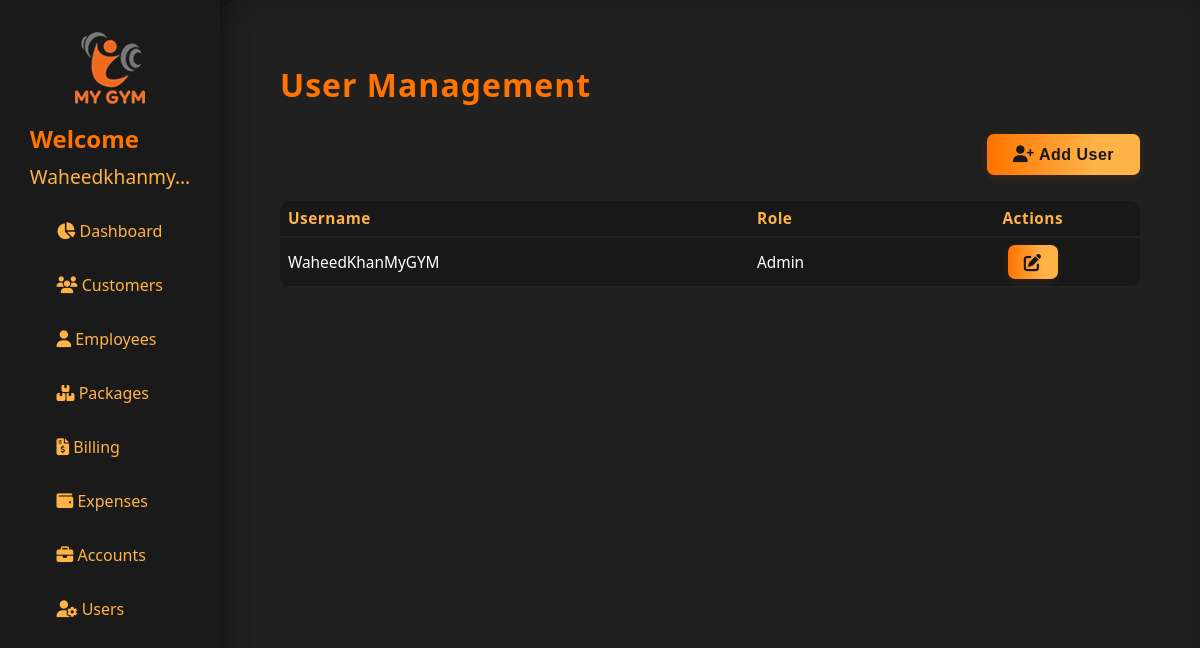
Screenshot of /users (signed in) with the database file from the repository.
### models.py (models this page shows, shortened)
class User(UserMixin, db.Model):
    id = db.Column(db.Integer, primary_key=True)
    username = db.Column(db.String(80), unique=True, nullable=False)
    password_hash = db.Column(db.String(128))
    thumb_id = db.Column(db.String(100))
    role_id = db.Column(db.String(100))
    created_at = db.Column(db.DateTime, default=datetime.utcnow)
    updated_at = db.Column(db.DateTime, default=datetime.utcnow, onupdate=datetime.utcnow)

### app.py (the view)
@app.route('/users')
def users():
    all_users = User.query.all()
    return render_template('user_management.html', users=all_users)

### app.py (called while the page is built)
@login_manager.user_loader
def load_user(user_id):
    return db.session.get(User, int(user_id))

### templates/user_management.html (shortened to what this page needs)
<head>
    {% block head %}
        <link rel="stylesheet" href="https://cdnjs.cloudflare.com/ajax/libs/font-awesome/6.4.2/css/all.min.css">
        <link rel="stylesheet" href="{{ url_for('static', filename='style.css') }}">
    {% endblock %}
</head>
{% extends "base.html" %}
{% block content %}
<h1 class="page-title">User Management</h1>
<div class="customers-header">
    <button class="leet-btn" style="width:auto; padding:12px 26px; font-size:1em;" onclick="openAddUserModal()">
        <i class="fa fa-user-plus"></i> Add User
    </button>
</div>
<table class="customers-table">
  <thead>
    <tr>
      <th>Username</th>
      <th>Role</th>
      <th style="text-align:center;">Actions</th>
    </tr>
  </thead>
  <tbody>
    {% for u in users %}
    <tr>
      <td>{{ u.username }}</td>
      <td>{% if u.role_id == '1' %}Admin{% else %}User{% endif %}</td>
      <td>
        <div style="display:flex; justify-content:center; gap:10px;">
          <button class="leet-btn" style="width:50px; height:34px; padding:6px 2px;"
                  title="Edit User"
                  onclick="openEditUserModal({{ u.id }}, '{{ u.username }}', '{{ u.role_id }}')">
            <i class="fa fa-edit"></i>
          </button>
        </div>
      </td>
    </tr>
    {% else %}
    <tr>
      <td colspan="3" style="text-align:center;">No users found.</td>
    </tr>
    {% endfor %}
</tbody>
</table>
{% endblock %}

### templates/base.html (shortened to what this page needs)
<!DOCTYPE html>
<html lang="en">
<head>
    <link rel="stylesheet" href="{{ url_for('static', filename='style.css') }}">
    <link rel="stylesheet" href="https://cdnjs.cloudflare.com/ajax/libs/font-awesome/6.4.2/css/all.min.css">
</head>
<body>
    {% if not hide_sidebar %}
    <div class="sidebar">
        <img src="{{ url_for('static', filename='logo.png') }}" class="logo-center"/>
        <div class="sidebar-user">
            {% if current_user.is_authenticated %}
                <div style="font-size: 1.5em; color: #ff7300; font-weight: 600;">Welcome</div>
                {% if current_user.username|length > 12 %}
                    <div style="font-size: 1.2em;color: #ffb347;margin-top: 8px;word-break: break-word;text-align: center;"
                        title="{{ current_user.username|capitalize }}">
                        {{ current_user.username[:12]|capitalize }}&hellip;
                    </div>
                {% else %}
                    <div style="font-size: 1.2em;color: #ffb347;margin-top: 8px;word-break: break-word;text-align: center;">
                        {{ current_user.username|capitalize }}
                    </div>
                {% endif %}
            {% else %}
                <div style="font-size: 1.5em; color: #ff7300; font-weight: 600;">Welcome to My Gym</div>
            {% endif %}
        </div>
        <div class="sidebar-nav-scroll scroll-hidden" style="height: 450px;">
            <ul>
                <li><a href="/"><i class="fa fa-chart-pie"></i> Dashboard</a></li>
                <li><a href="/customers"><i class="fa fa-users"></i> Customers</a></li>
                {% if current_user.role_id == '1' %}
                    <li>
                        <a href="{{ url_for('employees') }}">
                            <i class="fa fa-user"></i> Employees
                        </a>
                    </li>
                {% endif %}
                <li>
                    <a href="{{ url_for('packages') }}">
                        <i class="fa-solid fa-boxes-stacked"></i> Packages
                    </a>
                </li>
                <li><a href="/billing"><i class="fa fa-file-invoice-dollar"></i> Billing</a></li>
                <li><a href="/expenses"><i class="fa fa-wallet"></i> Expenses</a></li>
                {% if current_user.role_id == '1' %}
                <li><a href="/accounts"><i class="fa fa-briefcase"></i> Accounts</a></li>
                {% endif %}
                {% if current_user.role_id == '1' %}
                <li><a href="/users"><i class="fa fa-user-cog"></i> Users</a></li>
                {% endif %}
                <li><a href="/attendance"> Attendance</a></li>
            </ul>
        </div>
    </div>
    {% endif %}
    <div class="main-content{% if hide_sidebar %} no-sidebar{% endif %}">
        {% block content %}{% endblock %}
    </div>
</body>
</html>

### static/style.css (style rules this page uses)
body { margin: 0; font-family: 'Segoe UI', Arial, sans-serif; background: #181818; color: #fff; }
.leet-btn { background: linear-gradient(90deg, #ff7300, #ffb347 70%); color: #181818; border: none; font-size: 1.01em; font-weight: 600; padding: 14px 0; width: 100%; margin-top: 0px; border-radius: 7px; cursor: pointer; box-shadow: 0 2px 8px rgba(255,115,0,0.13); letter-spacing: 0.5px; transition: background 0.15s, color 0.15s; }
.sidebar { position: fixed; left: 0; top: 0; width: 220px; height: 100%; background: #1a1a1a; padding: 32px 0 0 0; box-shadow: 2px 0 24px #0006; display: flex; flex-direction: column; align-items: center; z-index: 100; }
.logo-center { display: block; margin: 0 auto 18px auto; max-width: 90px; }
.sidebar ul { list-style: none; padding: 0; width: 100%; }
.sidebar ul li { margin: 0; width: 100%; }
.scroll-hidden { overflow-y: auto; scrollbar-width: none; -ms-overflow-style: none; }
.sidebar ul li a { display: block; color: #ffb347; padding: 14px 36px; font-size: 1em; text-decoration: none; border-radius: 0 20px 20px 0; transition: background 0.18s, color 0.18s; margin-bottom: 4px; }
.main-content { margin-left: 220px; padding: 42px 5vw 32px 5vw; min-height: 100vh; background: #202020; box-shadow: 0 0 32px #0003 inset; border-radius: 18px 0 0 0; }
body, .main-content, .login-container { animation: fadein 0.7s; }
.customers-header { display: flex; justify-content: flex-end; align-items: center; margin-bottom: 18px; }
.customers-table { width: 100%; border-collapse: collapse; color: #fff; background: transparent; font-size: 0.97em; }
.customers-table th, .customers-table td { padding-top: 12px; padding-bottom: 12px; }
.customers-table { width: 100%; border-collapse: collapse; background: #181818; margin-bottom: 20px; border-radius: 10px; overflow: hidden; }
.customers-table th, .customers-table td { padding: 14px 10px; text-align: center; border-bottom: 1px solid #232323; font-size: 1em; }
.customers-table th { background: #232323; color: #ffb347; font-weight: 600; letter-spacing: 0.5px; border-bottom: 2px solid #ff7300; }
.customers-table tbody tr:last-child td { border-bottom: none; }
.customers-table th, .customers-table td { padding: 14px 18px; text-align: left; }
.customers-table th { background: #181818; color: #ffb347; font-weight: 600; letter-spacing: 0.5px; border-bottom: 2px solid #222; }
.customers-table tr { border-bottom: 1.5px solid #252525; transition: background 0.15s; }
.leet-btn { background: linear-gradient(90deg, #ff7300, #ffb347 70%); color: #181818; border: none; font-size: 1.1em; font-weight: 600; padding: 13px 0; width: 100%; border-radius: 7px; cursor: pointer; margin-top: 0px; box-shadow: 0 2px 8px rgba(255,115,0,0.13); letter-spacing: 0.5px; transition: background 0.15s, color 0.15s; }
.page-title { color: #ff7300; letter-spacing: 1px; margin-bottom: 28px; font-weight: 700; }
.fa { font-size: 1.05em; }
.customers-table th, .customers-table td { padding: 7px 8px; font-size: 0.99em; vertical-align: middle; }
.customers-header { display: flex; justify-content: space-between; align-items: center; margin-bottom: 26px; gap: 18px; }
.leet-btn { height: 41px; font-size: 1.08em; }

### rows the page displays
User: username "Waheedkhanmy", username "WaheedKhanMyGYM", role_id "Admin"
